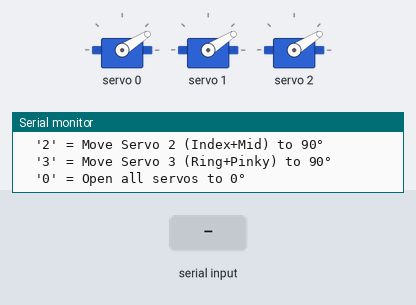
The sketch below on a simulated ESP32. On the bench: 3 × servo, the last lines printed to the serial monitor. Inputs (shaded band) come from the test bench.

Above: at 3.4 s.
3.5 s: "s" received over Serial
At 9.4 s:
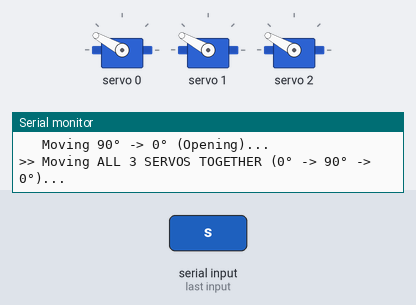
9.5 s: "S" received over Serial
At 12.16 s:
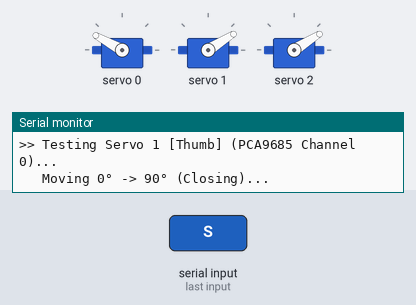
Timing chart, 0 to 31.6 s (numbered marks = the images above; inputs shaded):
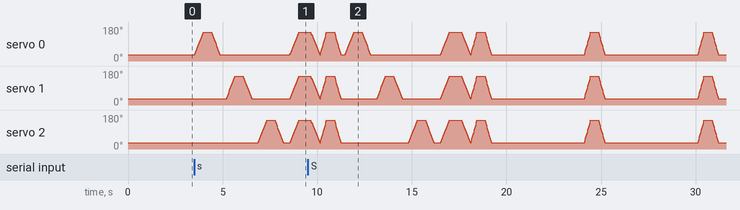

The sketch:

Servo_Hardware_Test.ino
```cpp
/*
 * =====================================================================================
 * NEUROGRASP EXOSKELETON - DEDICATED SERVO HARDWARE TEST BENCH
 * =====================================================================================
 * Purpose:
 *   Standalone diagnostic firmware to test PCA9685 and 3 Exoskeleton Servo Motors.
 *   Contains ZERO unnecessary dependencies (no Bluetooth, no EMG, no WebSerial).
 *
 * Hardware Wiring (ESP32 30-Pin DevKit to PCA9685):
 *   - ESP32 GPIO 21 (SDA)  ----->  PCA9685 SDA
 *   - ESP32 GPIO 22 (SCL)  ----->  PCA9685 SCL
 *   - ESP32 3.3V or VIN    ----->  PCA9685 VCC (Chip Logic Power)
 *   - ESP32 GND            ----->  PCA9685 GND
 *
 * CRITICAL POWER REQUIREMENT FOR SERVOS:
 *   - Servos CANNOT run on ESP32 3.3V or USB power!
 *   - Connect an EXTERNAL 5V or 6V (2A - 5A) power supply to the PCA9685
 *     GREEN SCREW TERMINAL:
 *       (+) 5V/6V Power Supply  ----->  PCA9685 V+ (Screw Terminal)
 *       (-) GND Power Supply    ----->  PCA9685 GND (Screw Terminal)
 *       ESP32 GND               ----->  PCA9685 GND (Common Ground)
 *
 * Servo Channels on PCA9685:
 *   - Channel 0: Servo 1 (Thumb)
 *   - Channel 1: Servo 2 (Index + Middle)
 *   - Channel 2: Servo 3 (Ring + Pinky)
 *
 * Servo Wire Colors:
 *   - Brown / Black  ----->  GND (Top row / Black pin)
 *   - Red            ----->  V+  (Middle row / Red pin)
 *   - Orange / White ----->  PWM Signal (Bottom row / Yellow pin)
 * =====================================================================================
 */

#include <Wire.h>
#include <Adafruit_PWMServoDriver.h>

#define I2C_SDA_PIN      21
#define I2C_SCL_PIN      22
#define PCA9685_ADDR     0x40

// Servo Channels
#define CH_SERVO_1       0  // Thumb
#define CH_SERVO_2       1  // Index + Middle
#define CH_SERVO_3       2  // Ring + Pinky

// Calibrated 50Hz PWM Servo Pulses for SG90 / MG90S / MG995
// 50Hz period = 20,000 µs. 1 tick = ~4.88 µs.
// 0° (Fully Open Hand)   = 180 ticks (~880 µs)
// 90° (Full Fist Clench) = 430 ticks (~2100 µs)
#define PULSE_0_DEG      180
#define PULSE_90_DEG     430

Adafruit_PWMServoDriver pca = Adafruit_PWMServoDriver(PCA9685_ADDR);
bool pcaConnected = false;

int angleToPulse(int angle) {
  angle = constrain(angle, 0, 90);
  return map(angle, 0, 90, PULSE_0_DEG, PULSE_90_DEG);
}

void setServoAngle(uint8_t ch, int angle) {
  int pulse = angleToPulse(angle);
  pca.setPWM(ch, 0, pulse);
}

void scanI2CBus() {
  Serial.println("\n--------------------------------------------------");
  Serial.println("[I2C SCAN] Scanning bus on GPIO 21 (SDA) / GPIO 22 (SCL)...");
  byte count = 0;
  for (byte i = 1; i < 127; i++) {
    Wire.beginTransmission(i);
    if (Wire.endTransmission() == 0) {
      Serial.print("  -> Found I2C Device at address: 0x");
      if (i < 16) Serial.print("0");
      Serial.println(i, HEX);
      count++;
      if (i == PCA9685_ADDR || i == 0x41) {
        pcaConnected = true;
      }
    }
  }

  if (count == 0) {
    Serial.println("\n[ERROR] NO I2C DEVICES FOUND!");
    Serial.println("  1. Check GPIO 21 (SDA) and GPIO 22 (SCL) connections.");
    Serial.println("  2. Check that PCA9685 VCC is connected to ESP32 3.3V or VIN.");
    Serial.println("  3. Check that PCA9685 GND is connected to ESP32 GND.\n");
  } else if (pcaConnected) {
    Serial.println("[SUCCESS] PCA9685 Servo Driver found at 0x40!\n");
  }
}

void sweepServo(uint8_t ch, const char* name) {
  Serial.print(">> Testing ");
  Serial.print(name);
  Serial.print(" (PCA9685 Channel ");
  Serial.print(ch);
  Serial.println(")...");

  Serial.println("   Moving 0° -> 90° (Closing)...");
  for (int a = 0; a <= 90; a += 5) {
    setServoAngle(ch, a);
    delay(25);
  }
  delay(400);

  Serial.println("   Moving 90° -> 0° (Opening)...");
  for (int a = 90; a >= 0; a -= 5) {
    setServoAngle(ch, a);
    delay(25);
  }
  delay(300);
}

void setup() {
  Serial.begin(115200);
  delay(500);

  Serial.println("\n==========================================================");
  Serial.println("  NEUROGRASP - PCA9685 SERVO HARDWARE DIAGNOSTIC TEST     ");
  Serial.println("==========================================================");

  // Initialize I2C
  Wire.begin(I2C_SDA_PIN, I2C_SCL_PIN);
  Wire.setClock(100000);
  delay(100);

  // Scan I2C
  scanI2CBus();

  if (pcaConnected) {
    pca.begin();
    pca.setPWMFreq(50); // 50 Hz servo PWM
    delay(50);

    // Initial position 0°
    setServoAngle(CH_SERVO_1, 0);
    setServoAngle(CH_SERVO_2, 0);
    setServoAngle(CH_SERVO_3, 0);
    Serial.println("[READY] Servos homed to 0° (Open Hand).");
  }

  Serial.println("\n--- HARDWARE POWER VERIFICATION ---");
  Serial.println("If servos do not move during the test below:");
  Serial.println("1. Did you connect an EXTERNAL 5V supply to the PCA9685 green terminal (V+)?");
  Serial.println("2. Is the external power supply turned ON?");
  Serial.println("3. Are the servo plugs facing the right way? (Brown=GND, Red=5V, Yellow=Signal)\n");

  Serial.println("Type commands in Serial Monitor:");
  Serial.println("  's' = Run automatic sweep test on all servos");
  Serial.println("  '1' = Move Servo 1 (Thumb) to 90°");
  Serial.println("  '2' = Move Servo 2 (Index+Mid) to 90°");
  Serial.println("  '3' = Move Servo 3 (Ring+Pinky) to 90°");
  Serial.println("  '0' = Open all servos to 0°\n");

  delay(1500);
}

void loop() {
  // Check for incoming Serial commands from user
  if (Serial.available()) {
    char cmd = Serial.read();

    if (cmd == 's' || cmd == 'S') {
      Serial.println("\n=== STARTING FULL AUTOMATIC SERVO SWEEP TEST ===");
      sweepServo(CH_SERVO_1, "Servo 1 [Thumb]");
      sweepServo(CH_SERVO_2, "Servo 2 [Index + Middle]");
      sweepServo(CH_SERVO_3, "Servo 3 [Ring + Pinky]");

      Serial.println(">> Moving ALL 3 SERVOS TOGETHER (0° -> 90° -> 0°)...");
      for (int a = 0; a <= 90; a += 5) {
        setServoAngle(CH_SERVO_1, a);
        setServoAngle(CH_SERVO_2, a);
        setServoAngle(CH_SERVO_3, a);
        delay(25);
      }
      delay(600);
      for (int a = 90; a >= 0; a -= 5) {
        setServoAngle(CH_SERVO_1, a);
        setServoAngle(CH_SERVO_2, a);
        setServoAngle(CH_SERVO_3, a);
        delay(25);
      }
      Serial.println("=== SWEEP TEST FINISHED! ===\n");
    }
    else if (cmd == '1') {
      Serial.println("Servo 1 (Thumb) -> 90° (Closed)");
      setServoAngle(CH_SERVO_1, 90);
    }
    else if (cmd == '2') {
      Serial.println("Servo 2 (Index + Mid) -> 90° (Closed)");
      setServoAngle(CH_SERVO_2, 90);
    }
    else if (cmd == '3') {
      Serial.println("Servo 3 (Ring + Pinky) -> 90° (Closed)");
      setServoAngle(CH_SERVO_3, 90);
    }
    else if (cmd == '0') {
      Serial.println("All Servos -> 0° (Fully Open Hand)");
      setServoAngle(CH_SERVO_1, 0);
      setServoAngle(CH_SERVO_2, 0);
      setServoAngle(CH_SERVO_3, 0);
    }
  }

  // Automatic periodic sweep every 6 seconds so user sees movement without typing
  static unsigned long lastAutoSweep = 0;
  if (millis() - lastAutoSweep >= 6000) {
    lastAutoSweep = millis();
    if (pcaConnected) {
      Serial.println("[AUTO-TEST] Sweeping all 3 servos (0° -> 90° -> 0°)...");
      for (int a = 0; a <= 90; a += 6) {
        setServoAngle(CH_SERVO_1, a);
        setServoAngle(CH_SERVO_2, a);
        setServoAngle(CH_SERVO_3, a);
        delay(20);
      }
      delay(400);
      for (int a = 90; a >= 0; a -= 6) {
        setServoAngle(CH_SERVO_1, a);
        setServoAngle(CH_SERVO_2, a);
        setServoAngle(CH_SERVO_3, a);
        delay(20);
      }
      delay(200);
      Serial.println("[AUTO-TEST] Sweep complete. Waiting 6 seconds for next cycle...");
    }
  }
}
```
